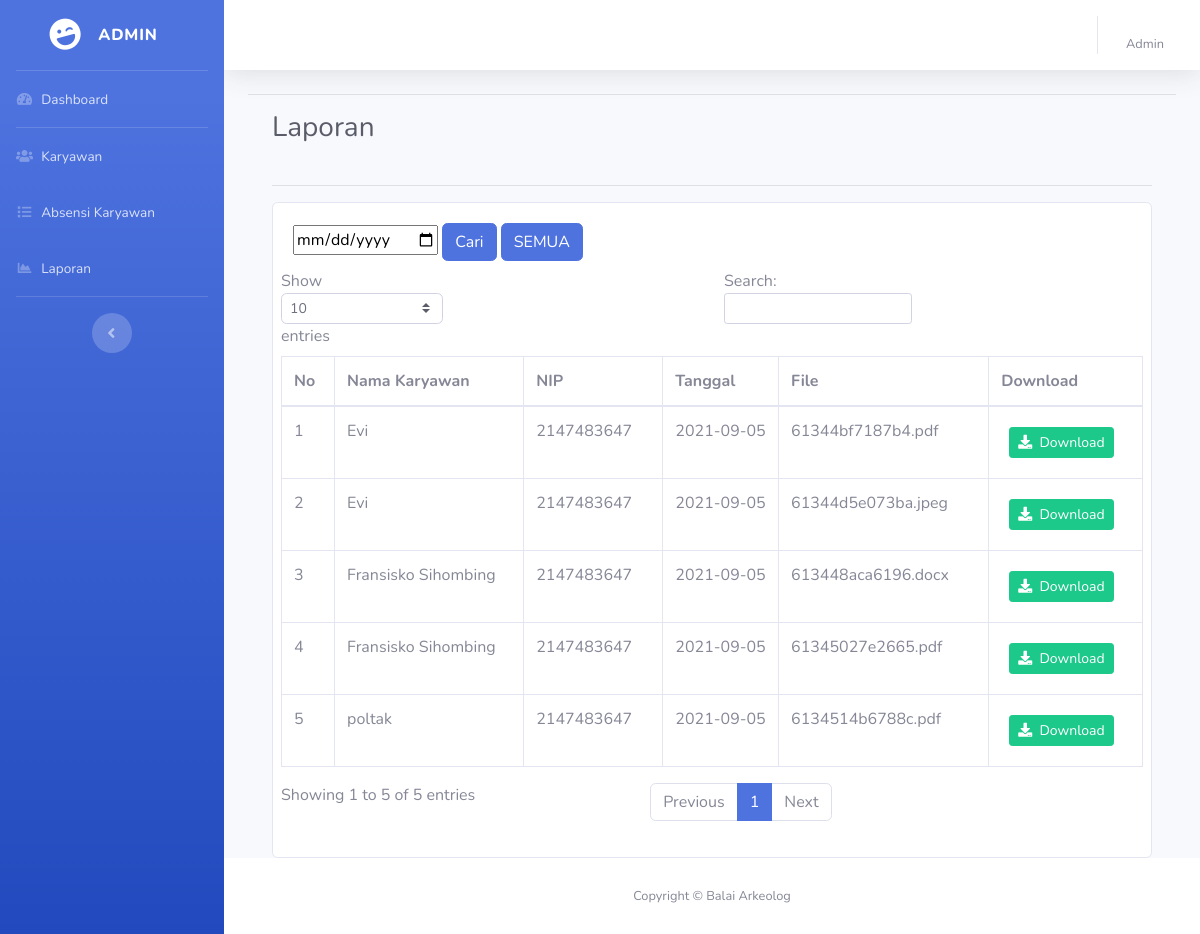
The page /admin/laporan.php (signed in) on the database its author committed.
### tables this page shows
CREATE TABLE `laporan` (
  `id` int(11) NOT NULL,
  `nip` int(20) NOT NULL,
  `nama` varchar(100) NOT NULL,
  `tgl` date NOT NULL,
  `file` varchar(100) NOT NULL
);

### admin/laporan.php (the view, shortened to what this page needs)
<?php
require_once '../koneksi.php';
$no = 1;
$query = mysqli_query($conn, "SELECT * FROM laporan ORDER BY nama ASC");
?>
<!DOCTYPE html>
<html lang="en">
<head>
  <link href="../file/vendor/fontawesome-free/css/all.min.css" rel="stylesheet" type="text/css">
  <link href="../file/css/sb-admin-2.min.css" rel="stylesheet">
</head>
<body id="page-top">
  <div id="wrapper">
    <?php require_once 'sidebar.php'; ?>
    <div id="content-wrapper" class="d-flex flex-column">
      <div id="content">
        <nav class="navbar navbar-expand navbar-light bg-white topbar mb-4 static-top shadow">
          <?php require_once 'topnav.php'; ?>
        </nav>
        <div class="container-fluid">
          <hr>
          <div class="container-fluid">
            <div class="clearfix">
              <h1 class="h3 mb-4 text-gray-800 float-left">Laporan</h1>
            </div>
            <hr>
            <div class="card">
              <div class="card-body">
                <div class="row">
                    <div class="col-md-12">
                    <form action="#" method="POST">
                        <input type="date" name="tgl">
                        <input type="submit" class="btn btn-primary" name="btn_tgl" value="Cari">
                        <input type="submit" class="btn btn-primary" name="semua" value="SEMUA">
                    </form>
                </div>
                <div class="table-responsive mt-2">
                  <table class="table table-bordered" id="dataTable" width="100%" cellspacing="0">
                    <thead>
                      <tr>
                        <th>No</th>
                        <th>Nama Karyawan</th>
                        <th>NIP</th>
                        <th>Tanggal</th>
                        <th>File</th>
                        <th>Download</th>
                      </tr>
                    </thead>
                    <tbody>
                      <?php while ($plgn = mysqli_fetch_assoc($query)) : ?>
                        <tr>
                          <td><?php echo $no++; ?></td>
                          <td><?php echo $plgn['nama'] ?></td>
                          <td><?php echo $plgn['nip'] ?></td>
                          <td><?php echo $plgn['tgl'] ?></td>
                          <td><?php echo $plgn['file'] ?></td>
                          <td>
                            <a href="download_laporan.php?filename=<?php echo $plgn['file'] ?>" class="btn btn-sm btn-success m-2"><i class="fas fa-download"></i>&nbsp;&nbsp;Download</a>
                          </td>
                        </tr>
                      <?php endwhile; ?>
                    </tbody>
                  </table>
                </div>
              </div>
            </div>
          </div>
        </div>
      </div>
      <footer class="sticky-footer bg-white">
        <div class="container my-auto">
          <div class="copyright text-center my-auto">
            <span>Copyright &copy; <?php echo $_SESSION['app_name'] ?></span>
          </div>
        </div>
      </footer>
    </div>
  </div>
</body>
</html>

### rows shown on the page
laporan: nama "Evi", nip "2147483647", tgl "2021-09-05", file "61344bf7187b4.pdf"
laporan: nama "Evi", nip "2147483647", tgl "2021-09-05", file "61344d5e073ba.jpeg"
laporan: nama "Fransisko Sihombing", nip "2147483647", tgl "2021-09-05", file "613448aca6196.docx"
laporan: nama "Fransisko Sihombing", nip "2147483647", tgl "2021-09-05", file "61345027e2665.pdf"
laporan: nama "poltak", nip "2147483647", tgl "2021-09-05", file "6134514b6788c.pdf"

### other values the page prints
$kelas1 "ADMIN"
$_SESSION['auth']['role_user'] "Admin"
$_SESSION['app_name'] "Balai Arkeolog"
